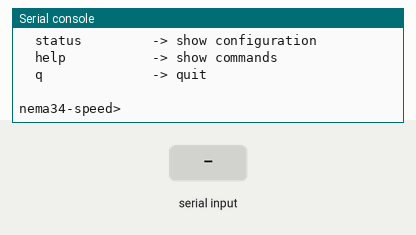
Recording of a program running on a simulated ESP32 board running MicroPython. Parts: the last lines printed to the serial console. Inputs (shaded band) come from the test bench. The stepper is drawn at 200 steps a turn. At 7.3 s the program stops and its outputs stay as they are.

Above: at 1.2 s.
1.3 s: "ccw" typed at the serial console, then Enter
At 1.6 s:
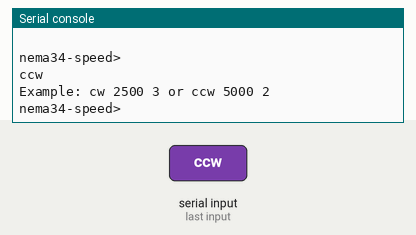
2.8 s: "cw" typed at the serial console, then Enter
At 4.0 s:
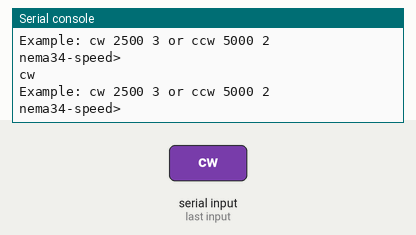
4.3 s: "status" typed at the serial console, then Enter
At 5.2 s:
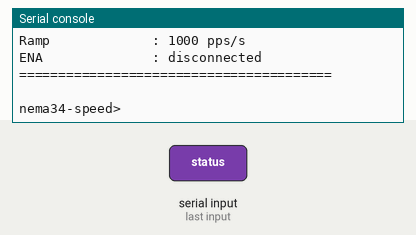
5.8 s: "help" typed at the serial console, then Enter
At 6.4 s:
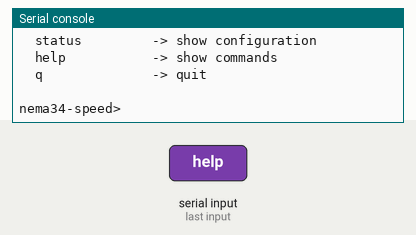
7.3 s: "q" typed at the serial console, then Enter
At 8.5 s:
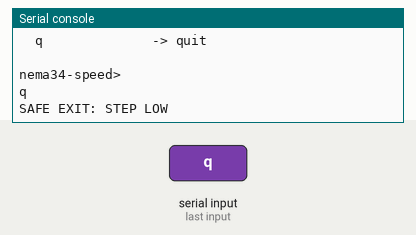
Timing chart, 0 to 8.8 s (numbered marks = the images above; inputs shaded):
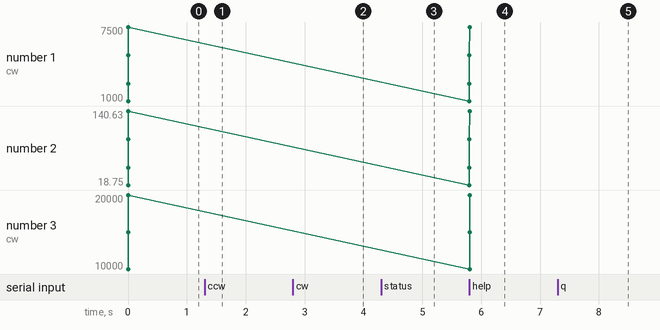

Measured:
- after the input at 1.3 s, the serial console: prints a new line at once (image 1)
- after the input at 2.8 s, the serial console: prints a new line at once (image 2)
- after the input at 4.3 s, the serial console: prints a new line at once (image 3)
- after the input at 5.8 s, the serial console: prints a new line at once (image 4)
- after the input at 7.3 s, the serial console: prints a new line at once (image 5)

The program:

R86MINI_nema34_speed_test.py
```python
"""Controlled high-speed test for the verified AutoKart NEMA34 wiring.

Motor/driver wiring verified experimentally by the user:
  R86mini A+ = RED + BLUE
  R86mini A- = YELLOW + BLACK
  R86mini B+ = ORANGE + GREEN
  R86mini B- = BROWN + WHITE

Control interface:
  GPIO4 -> tested 5 V NPN interface -> PUL-
  GPIO5 -> tested 5 V NPN interface -> DIR-
  5 V -> PUL+ and DIR+
  ENA+ and ENA- disconnected

R86mini pulse setting:
  3200 pulses/revolution: SW5 OFF, SW6 OFF, SW7 ON, SW8 ON

This test uses hardware PWM for stable high-rate pulses. Every command ramps
up, holds for the requested duration, ramps down, and stops. It does not
automatically advance to the next speed because the software cannot detect a
stalled open-loop stepper motor.
"""

from machine import Pin, PWM
import time


FIRMWARE_NAME = "r86mini-nema34-speed-test"
FIRMWARE_VERSION = "1.0.0"

STEP_GPIO = 4
DIR_GPIO = 5

STEP = Pin(STEP_GPIO, Pin.OUT, value=0)
DIR = Pin(DIR_GPIO, Pin.OUT, value=0)

CW_DIRECTION = 1
CCW_DIRECTION = 0

PULSES_PER_REVOLUTION = 3200

# 24000 pps = 450 RPM at 3200 pulses/revolution.
MIN_RUNNING_PPS = 200
MAX_TEST_PPS = 24000

# Slow ramp for the higher-inertia 5.3 kg NEMA34 rotor.
# 100 pps per 100 ms = 1000 pps/s = 18.75 RPM/s.
RAMP_INCREMENT_PPS = 100
RAMP_INTERVAL_MS = 100
DEFAULT_HOLD_SECONDS = 3.0


def clamp(value, minimum, maximum):
    return max(minimum, min(maximum, value))


def pps_to_rpm(pps):
    return pps * 60.0 / PULSES_PER_REVOLUTION


def stop_pwm(pwm):
    if pwm is not None:
        try:
            pwm.duty_u16(0)
        except Exception:
            pass

        try:
            pwm.deinit()
        except Exception:
            pass

    Pin(STEP_GPIO, Pin.OUT, value=0)


def run_test(direction_level, direction_name, requested_pps, hold_seconds):
    target_pps = int(
        clamp(int(requested_pps), MIN_RUNNING_PPS, MAX_TEST_PPS)
    )
    hold_seconds = max(0.0, float(hold_seconds))

    if target_pps != int(requested_pps):
        print("TARGET CLAMPED:", requested_pps, "->", target_pps, "pps")

    print()
    print("DIRECTION :", direction_name)
    print("TARGET    :", target_pps, "pps")
    print("MOTOR RPM :", round(pps_to_rpm(target_pps), 2))
    print("HOLD      :", round(hold_seconds, 2), "seconds")
    print("Ctrl-C stops PWM; keep a physical power cut-off available.")

    DIR.value(direction_level)
    time.sleep_ms(100)

    pwm = None
    current_pps = MIN_RUNNING_PPS

    try:
        pwm = PWM(
            Pin(STEP_GPIO),
            freq=current_pps,
            duty_u16=32768,
        )

        print("RAMP UP")
        while current_pps < target_pps:
            current_pps = min(
                target_pps,
                current_pps + RAMP_INCREMENT_PPS,
            )
            pwm.freq(current_pps)

            if current_pps == target_pps or current_pps % 2500 == 0:
                print(
                    " ", current_pps, "pps =",
                    round(pps_to_rpm(current_pps), 1), "RPM",
                )

            time.sleep_ms(RAMP_INTERVAL_MS)

        print("HOLDING", round(pps_to_rpm(target_pps), 1), "RPM")
        hold_end = time.ticks_add(
            time.ticks_ms(),
            int(hold_seconds * 1000),
        )

        while time.ticks_diff(hold_end, time.ticks_ms()) > 0:
            time.sleep_ms(50)

        print("RAMP DOWN")
        while current_pps > MIN_RUNNING_PPS:
            current_pps = max(
                MIN_RUNNING_PPS,
                current_pps - RAMP_INCREMENT_PPS,
            )
            pwm.freq(current_pps)
            time.sleep_ms(RAMP_INTERVAL_MS)

        print("TEST COMPLETE")

    except KeyboardInterrupt:
        print("\nSOFTWARE EMERGENCY STOP")

    finally:
        stop_pwm(pwm)
        print("STEP PWM OFF")


def status():
    print()
    print("========================================")
    print("R86mini + NEMA34 SPEED TEST")
    print("========================================")
    print("Firmware         :", FIRMWARE_NAME, FIRMWARE_VERSION)
    print("Pulses/rev       :", PULSES_PER_REVOLUTION)
    print("Maximum test     :", MAX_TEST_PPS, "pps")
    print("Maximum test RPM :", round(pps_to_rpm(MAX_TEST_PPS), 2))
    print("Ramp             : 1000 pps/s")
    print("ENA              : disconnected")
    print("========================================")
    print()


def help_text():
    print()
    print("Commands: direction, pulse-rate, optional hold time")
    print("  cw 1000 3      -> 18.75 RPM")
    print("  cw 2500 3      -> 46.88 RPM")
    print("  cw 5000 3      -> 93.75 RPM")
    print("  cw 7500 3      -> 140.63 RPM")
    print("  cw 10000 3     -> 187.50 RPM")
    print("  cw 15000 3     -> 281.25 RPM")
    print("  cw 20000 2     -> 375.00 RPM")
    print("  cw 24000 2     -> 450.00 RPM software cap")
    print("  ccw ...        -> same test counter-clockwise")
    print("  status         -> show configuration")
    print("  help           -> show commands")
    print("  q              -> quit")
    print()


print()
print("========================================")
print(" R86mini + NEMA34 STAGED SPEED TEST")
print("========================================")
print("Clamp the unloaded motor securely.")
print("Remove loose keys, gears and couplers from the shaft.")
print("Test one stage at a time and listen for loss of synchronism.")
help_text()

try:
    while True:
        parts = input("nema34-speed> ").strip().lower().split()

        if not parts:
            continue

        command = parts[0]

        if command in ("cw", "ccw"):
            try:
                target_pps = int(parts[1])
                hold_seconds = (
                    float(parts[2])
                    if len(parts) > 2
                    else DEFAULT_HOLD_SECONDS
                )
            except (ValueError, IndexError):
                print("Example: cw 2500 3 or ccw 5000 2")
                continue

            run_test(
                CW_DIRECTION if command == "cw" else CCW_DIRECTION,
                command.upper(),
                target_pps,
                hold_seconds,
            )

        elif command == "status":
            status()

        elif command == "help":
            help_text()

        elif command == "q":
            break

        else:
            print("Commands: cw pps [hold] | ccw pps [hold] | status | help | q")

except KeyboardInterrupt:
    print("\nSTOPPED BY USER")

finally:
    stop_pwm(None)
    print("SAFE EXIT: STEP LOW")
```
